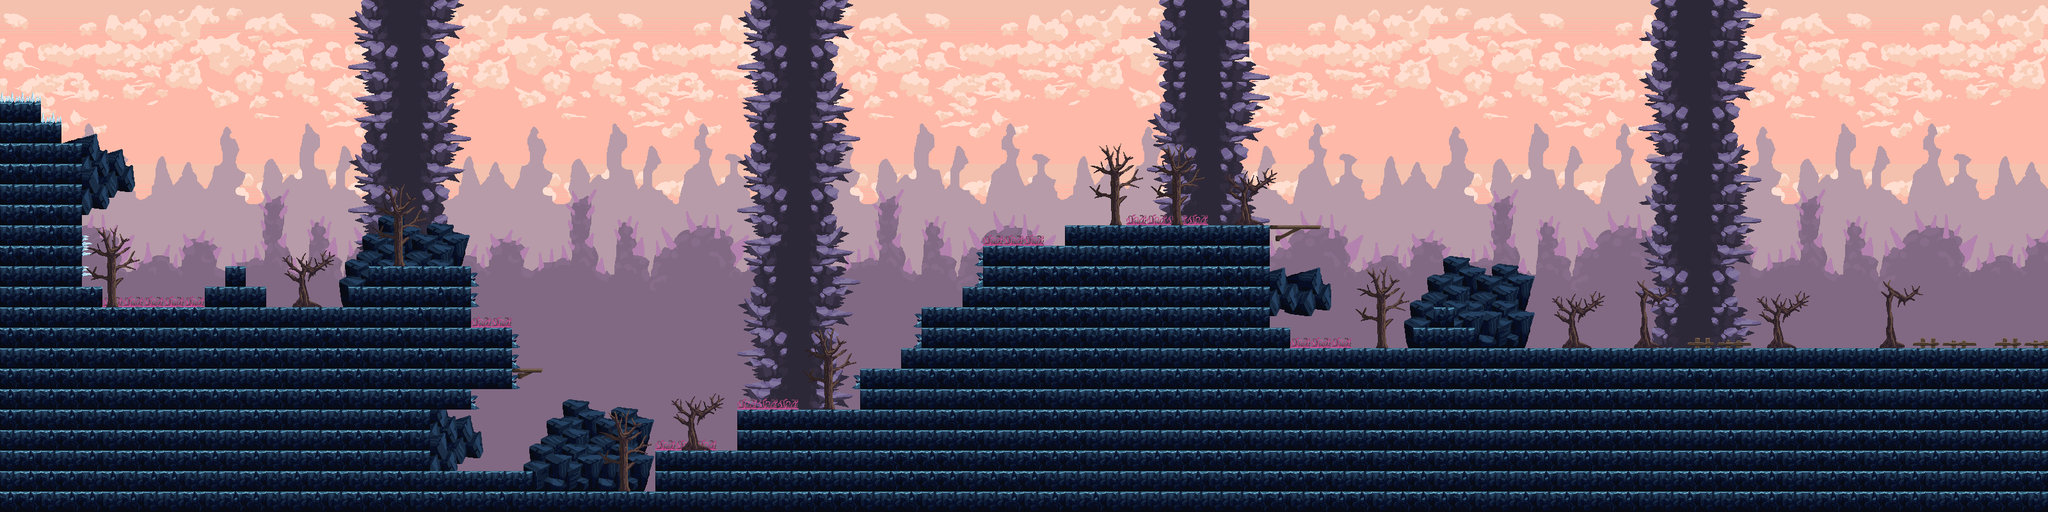

Below is a game level as drawn by its tile map, then a one-line description and the .tmx that defines it (tile-layer data replaced by summaries):
An orthogonal 100x25 tile map with 32x32 px tiles, 7 tile layers (background1, background2, background3, background5, ...), 2 tilesets and 12 objects (Start, Finish, dia1, dia2, dia3, ...).

<map version="1.4" tiledversion="1.4.2" orientation="orthogonal" renderorder="right-down" width="100" height="25" tilewidth="32" tileheight="32" infinite="0" nextlayerid="9" nextobjectid="30">
 <tileset firstgid="1" name="background" tilewidth="32" tileheight="32" tilecount="375" columns="15">
  <image source="background.png" width="480" height="810" />
 </tileset>
 <tileset firstgid="376" name="tiles" tilewidth="32" tileheight="32" tilecount="4096" columns="64">
  <image source="tiles.png" width="2048" height="2048" />
  <tile id="92">
   <properties>
    <property name="collides" type="bool" value="true" />
   </properties>
  </tile>
  <tile id="93">
   <properties>
    <property name="collides" type="bool" value="true" />
   </properties>
  </tile>
  <tile id="156">
   <properties>
    <property name="collides" type="bool" value="true" />
   </properties>
  </tile>
  <tile id="157">
   <properties>
    <property name="collides" type="bool" value="true" />
   </properties>
  </tile>
  <tile id="158">
   <properties>
    <property name="collides" type="bool" value="true" />
   </properties>
  </tile>
  <tile id="583">
   <properties>
    <property name="collides" type="bool" value="true" />
   </properties>
  </tile>
  <tile id="589">
   <properties>
    <property name="collides" type="bool" value="true" />
   </properties>
  </tile>
 </tileset>
 <layer id="1" name="background1" width="100" height="25">
  <data>[2500 cells, 2500 non-empty, 120 distinct tile ids]</data>
 </layer>
 <layer id="2" name="background2" width="100" height="25">
  <data>[2500 cells, 1900 non-empty, 105 distinct tile ids]</data>
 </layer>
 <layer id="3" name="background3" width="100" height="25">
  <data>[2500 cells, 1600 non-empty, 105 distinct tile ids]</data>
 </layer>
 <layer id="7" name="background5" width="100" height="25">
  <data>[2500 cells, 363 non-empty, 42 distinct tile ids]</data>
 </layer>
 <layer id="6" name="background4" width="100" height="25">
  <data>[2500 cells, 187 non-empty, 72 distinct tile ids]</data>
 </layer>
 <layer id="5" name="foreground2" width="100" height="25">
  <data>[2500 cells, 187 non-empty, 41 distinct tile ids]</data>
 </layer>
 <layer id="4" name="foreground1" width="100" height="25">
  <data>[2500 cells, 896 non-empty, 7 distinct tile ids]</data>
 </layer>
 <objectgroup id="8" name="objects">
  <object id="2" gid="1796" x="672" y="416" width="32" height="32" />
  <object id="4" gid="1796" x="1248" y="640" width="32" height="32" />
  <object id="5" gid="1796" x="1856" y="352" width="32" height="32" />
  <object id="23" gid="1799" x="1952" y="352" width="32" height="32" />
  <object id="24" gid="1799" x="736" y="736" width="32" height="32" />
  <object id="25" gid="1802" x="2624" y="544" width="32" height="32" />
  <object id="19" name="Start" x="224" y="448">
   <point />
  </object>
  <object id="20" name="Finish" x="3136" y="512">
   <point />
  </object>
  <object id="26" name="dia1" x="704.667" y="711.333">
   <point />
  </object>
  <object id="27" name="dia2" x="1094" y="694.667">
   <point />
  </object>
  <object id="28" name="dia3" x="508" y="467.333">
   <point />
  </object>
  <object id="29" name="heart" x="2255.33" y="459.333">
   <point />
  </object>
 </objectgroup>
</map>